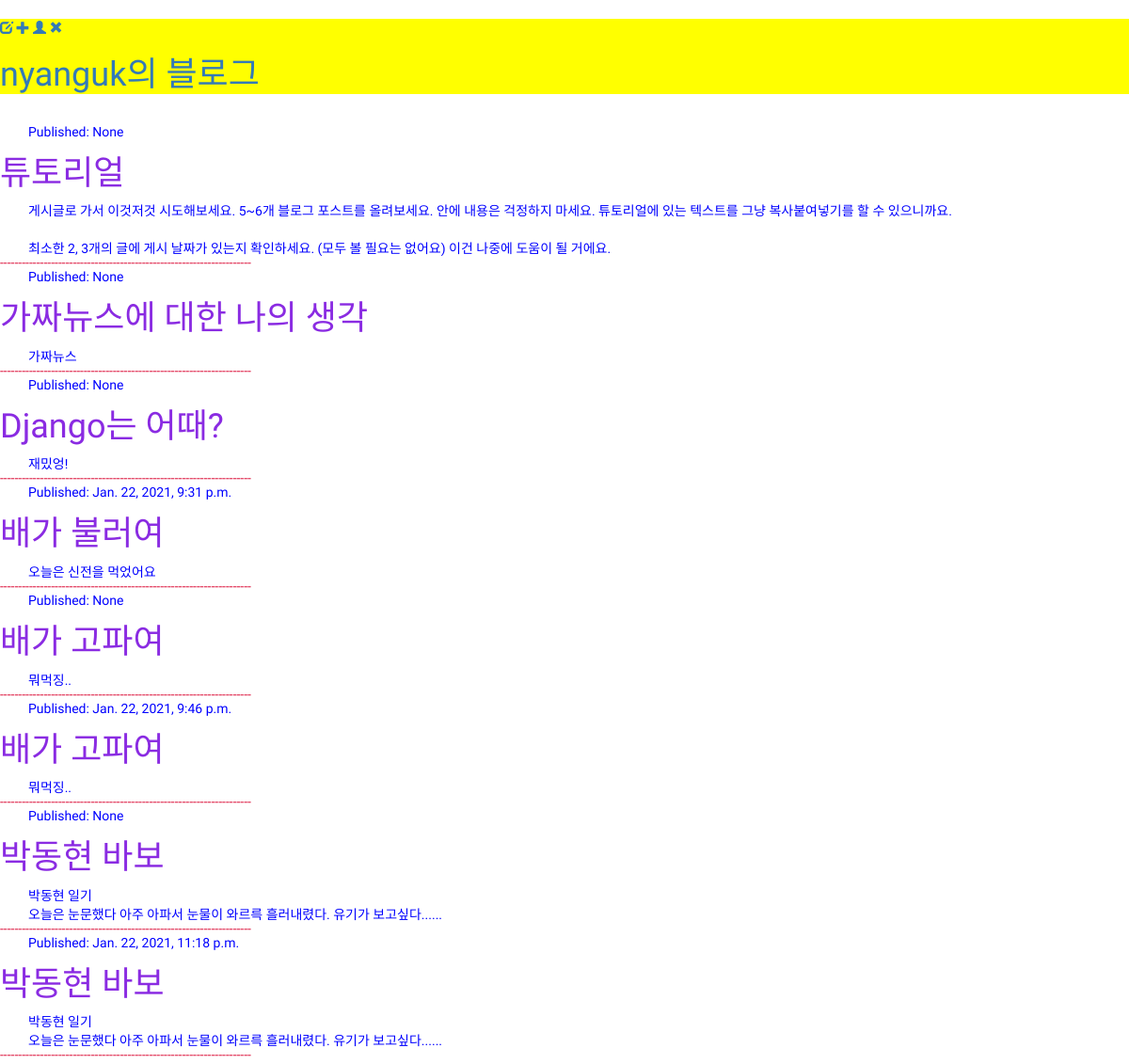
The app's page /, older data.
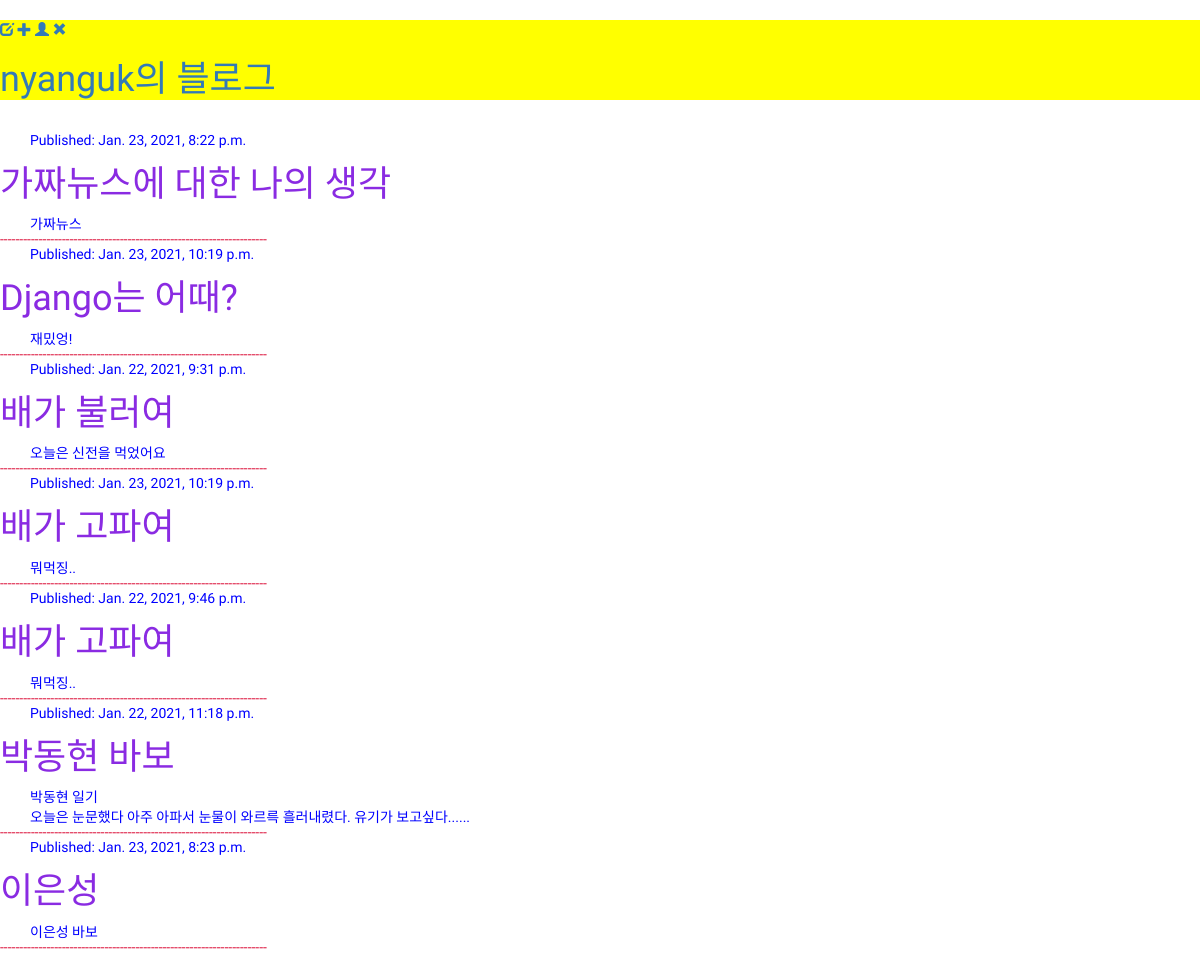
The same page, newer data.
### blog/models.py (models this page shows, shortened)
class Post(models.Model):
    author = models.ForeignKey(settings.AUTH_USER_MODEL, on_delete=models.CASCADE)
    title = models.CharField(max_length=200)
    text = models.TextField()
    created_date = models.DateTimeField(
            default=timezone.now)
    published_date = models.DateTimeField(
            blank=True, null=True)

### blog/views.py (the view)
# urls.py: path(r'', views.post_list, name='post_list'),
def post_list(request):
    return render(request, 'blog/post_list.html', {'posts':posts})

### blog/templates/blog/post_list.html
{% extends 'blog/base.html' %}
{% block content %}
    {% for post in posts %}
        <div>
            <p>Published: {{ post.published_date }}</p>
            <h1><a href="{% url 'post_detail' pk=post.pk %}">{{ post.title }}</a></h1>
            <p>{{ post.text|linebreaksbr }}</p>
            <div class="line">
                <p>---------------------------------------------------------------------</p>
            </div>
        </div>
    {% endfor %}
{% endblock %}

### blog/templates/blog/base.html (shortened to what this page needs)
{% load static %}
<html>
    <head>
        <link rel="stylesheet" href="{% static 'css/blog.css' %}">
        <link rel="stylesheet" href="//maxcdn.bootstrapcdn.com/bootstrap/3.2.0/css/bootstrap.min.css">
        <link rel="stylesheet" href="//maxcdn.bootstrapcdn.com/bootstrap/3.2.0/css/bootstrap-theme.min.css">
    </head>
    <body>
        <div class = title-1>
            <a href="{% url 'post_draft_list' %}" class="top-menu"><span class="glyphicon glyphicon-edit"></span></a>
            <a href="{% url 'post_new' %}" class="top-menu"><span class="glyphicon glyphicon-plus"></span></a>
            <a href="{% url 'signup' %}" class="top-menu"><span class="glyphicon glyphicon-user"></span></a>
            {% if user.is_authenticated %}
                <a href="{% url 'logout' %}" class="top-menu"><span class="glyphicon glyphicon-ok"></span></a>
            {% else %}
                <a href="{% url 'login' %}" class="top-menu"><span class="glyphicon glyphicon-remove"></span></a>
            {% endif %}
            <h1> <a href="http://127.0.0.1:8000/">nyanguk의 블로그</a></h1>
        </div>
        <div class = post>
            {% block content %}
            {% endblock %}
        </div>
    </body>
</html>

### blog/static/css/blog.css (style rules this page uses)
.title-1 { background-color: yellow; color: black; margin-top: 20px; margin-bottom: 30px; font-family: 'Do Hyeon', sans-serif; }
.post h1 a { color: blueviolet; font-family: 'Do Hyeon', sans-serif; }
.post p { color: blue; margin-left: 30px; margin-bottom: -5px; font-family: 'Yeon Sung', cursive; }
.line p { margin-left: 0px; color: crimson; }

Row changes from the older to the newer data that the page shows:
removed Post: published_date "None", title "튜토리얼", text "게시글로 가서 이것저것 시도해보세요. 5~6개 블로그 포스트를 올려보세요. 안에 내용은 걱정하지 마세요. 튜토리얼에 있는 텍스트를 그냥 복사붙여넣기를 할 수 있으니까요. 최소한 2, 3개의 글에 게시 날짜가 있는지 확인하세요. (모두 볼 필요는 없어요) 이건 나중에 도움이 될 거에요."
removed Post: published_date "None", title "박동현 바보", text "박동현 일기 오늘은 눈문했다 아주 아파서 눈물이 와르륵 흘러내렸다. 유기가 보고싶다......"
changed Post "가짜뉴스에 대한 나의 생각": published_date "None" → "Jan. 23, 2021, 8:22 p.m."
changed Post "Django는 어때?": published_date "None" → "Jan. 23, 2021, 10:19 p.m."
changed Post (number 4 of 7 on the later page): published_date "None" → "Jan. 23, 2021, 10:19 p.m."
added Post: published_date "Jan. 23, 2021, 8:23 p.m.", title "이은성", text "이은성 바보"
